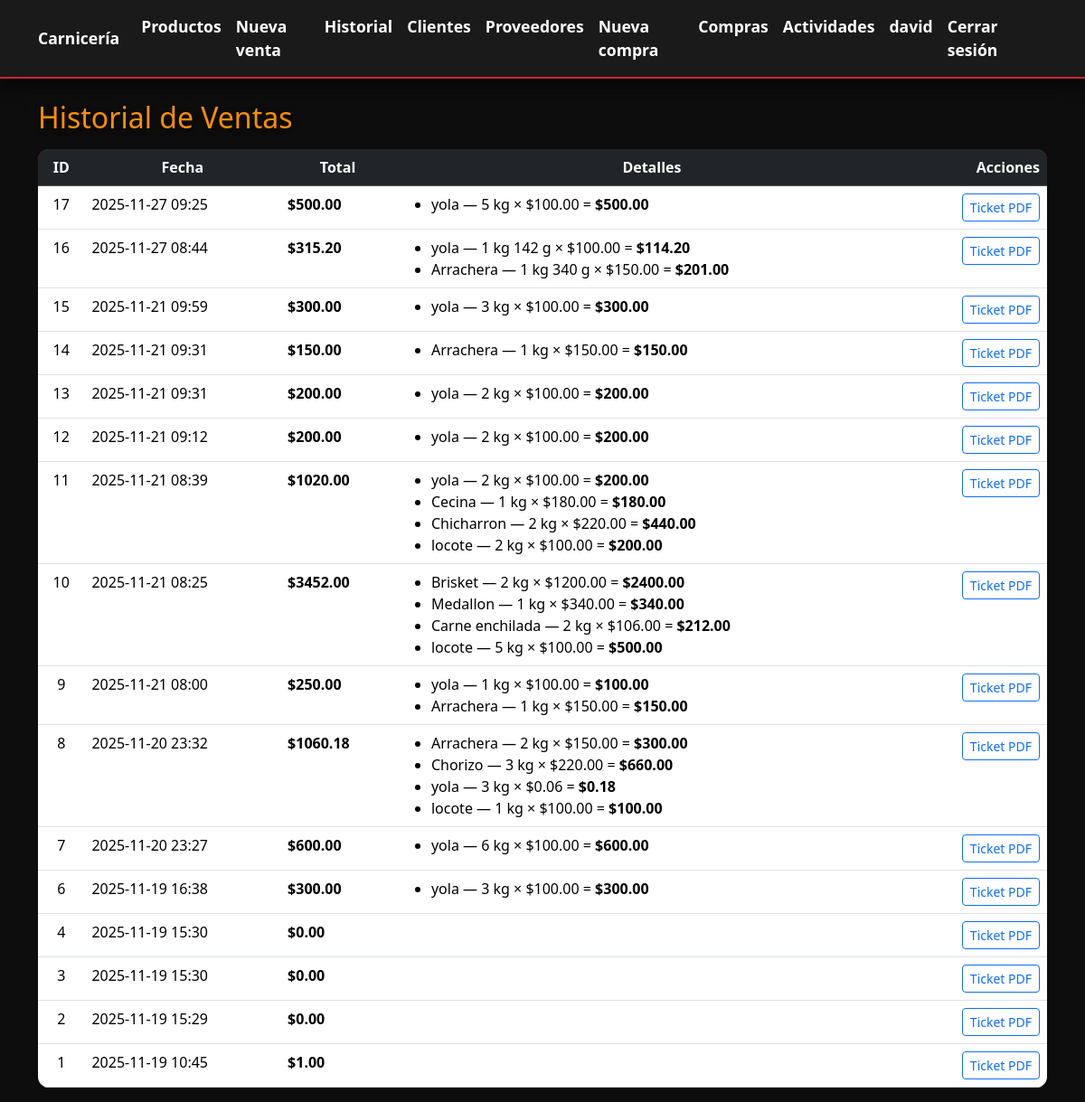
Page /ventas/historial/ (signed in) on the committed database.
### app/models.py (models this page shows, shortened)
class Usuario(AbstractUser):
    ROLES = (
        ('consulta', 'Consulta'),
        ('empleado', 'Empleado'),
        ('administrador', 'Administrador'),
    )
    rol = models.CharField(max_length=20, choices=ROLES, default='consulta')
    groups = models.ManyToManyField(
        'auth.Group',
        related_name='usuario_custom_groups',
        blank=True,
        help_text='Los grupos a los que pertenece este usuario.',
        verbose_name='Grupos'
    )
    user_permissions = models.ManyToManyField(
        'auth.Permission',
        related_name='usuario_custom_permissions',
        blank=True,
        help_text='Permisos específicos para este usuario.',
        verbose_name='Permisos'
    )

class Venta(models.Model):
    fecha = models.DateTimeField(auto_now_add=True)
    cliente = models.ForeignKey(Cliente, on_delete=models.SET_NULL, null=True, blank=True)
    total = models.DecimalField(max_digits=10, decimal_places=2, default=Decimal('0.00'))

class DetalleVenta(models.Model):
    venta = models.ForeignKey(Venta, related_name="detalles", on_delete=models.CASCADE)
    producto = models.ForeignKey(Producto, on_delete=models.CASCADE)
    cantidad = models.DecimalField(max_digits=10, decimal_places=3)  # ⬅ IMPORTANTE
    precio = models.DecimalField(max_digits=10, decimal_places=2)
    subtotal = models.DecimalField(max_digits=10, decimal_places=2)

class Producto(models.Model):
    nombre = models.CharField(max_length=100)
    precio = models.DecimalField(max_digits=8, decimal_places=2, default=Decimal('0.00'))
    stock = models.DecimalField(max_digits=10, decimal_places=3, default=Decimal('0.000'))

### app/views.py (the view)
# urls.py: path('ventas/historial/', views.ventas_historial, name='ventas_historial'),
@login_required
@rol_requerido('consulta','empleado', 'administrador') # MODIFICADO: Empleado puede ver el historial
def ventas_historial(request):
    ventas = Venta.objects.all().order_by("-fecha").prefetch_related('detalles__producto')
    return render(request, "ventas/historial.html", {"ventas": ventas})

### app/templatetags/utils.py (called while the page is built)
@register.filter(name='format_kilos_gramos')
def format_kilos_gramos(value):
    try:
        cantidad = Decimal(value)
    except:
        return value
    if cantidad < 1:
        gramos = round(cantidad * 1000)
        return f"{gramos} g"
    kilos = int(cantidad)
    gramos = round((cantidad - kilos) * 1000)
    if gramos > 0:
        return f"{kilos} kg {gramos} g"
    return f"{kilos} kg"

### app/templates/ventas/historial.html (shortened to what this page needs)
{% extends "base.html" %}
{% load utils %}
{% block content %}
<h2>Historial de Ventas</h2>
<div class="table-responsive mt-3">
  <table class="table table-hover">
    <thead class="table-dark text-center">
      <tr>
        <th>ID</th>
        <th>Fecha</th>
        <th>Total</th>
        <th>Detalles</th>
        <th class="text-end">Acciones</th>
      </tr>
    </thead>
    <tbody>
      {% for venta in ventas %}
      <tr>
        <td class="text-center">{{ venta.id }}</td>
        <td>{{ venta.fecha|date:"Y-m-d H:i" }}</td>
        <td><strong>${{ venta.total }}</strong></td>
        <td>
          <ul class="mb-0">
            {% for detalle in venta.detalles.all %}
            <li>
              {{ detalle.producto.nombre }} —
              {{ detalle.cantidad|floatformat:3|format_kilos_gramos }} × ${{ detalle.precio }} =
              <strong>${{ detalle.subtotal }}</strong>
            </li>
            {% endfor %}
          </ul>
        </td>
        <td class="text-end">
          <a href="{% url 'venta_ticket_pdf' venta.id %}" class="btn btn-sm btn-outline-primary">
            Ticket PDF
          </a>
        </td>
      </tr>
      {% empty %}
      <tr>
        <td colspan="5" class="text-center">No hay ventas registradas.</td>
      </tr>
      {% endfor %}
    </tbody>
  </table>
</div>
{% endblock %}

### app/templates/base.html (shortened to what this page needs)
{% load static %}
<!doctype html>
<html lang="es">
  <head>
<link href="https://cdn.jsdelivr.net/npm/bootstrap@5.3.2/dist/css/bootstrap.min.css" rel="stylesheet">
  </head>
  <body>
    <nav class="navbar navbar-expand-lg">
      <div class="container">
        <a class="navbar-brand" href="{% url 'dashboard' %}">Carnicería</a>
        <div class="collapse navbar-collapse" id="navMain">
          <ul class="navbar-nav me-auto mb-2 mb-lg-0">
            {% if user.is_authenticated %}
                {% if user.rol in 'consulta empleado administrador' %}
                  <li class="nav-item"><a class="nav-link" href="{% url 'productos' %}">Productos</a></li>
                {% endif %}
                {% if user.rol in 'empleado administrador' %}
                  <li class="nav-item"><a class="nav-link" href="{% url 'ventas_nueva' %}">Nueva venta</a></li>
                  <li class="nav-item"><a class="nav-link" href="{% url 'ventas_historial' %}">Historial</a></li>
                  <li class="nav-item"><a class="nav-link" href="{% url 'clientes' %}">Clientes</a></li>
                  <li class="nav-item"><a class="nav-link" href="{% url 'proveedores' %}">Proveedores</a></li>
                  <li class="nav-item"><a class="nav-link" href="{% url 'compras_nueva' %}">Nueva compra</a></li>
                  <li class="nav-item"><a class="nav-link" href="{% url 'compras_historial' %}">Compras</a></li>
                  <li class="nav-item"><a class="nav-link" href="{% url 'registro_actividades' %}">Actividades</a></li>
                {% endif %}
            {% endif %}
          </ul>
          <ul class="navbar-nav ms-auto">
            {% if user.is_authenticated %}
              <li class="nav-item"><span class="nav-link text-light">{{ user.username }}</span></li>
              <li class="nav-item"><a class="nav-link text-warning" href="{% url 'logout' %}">Cerrar sesión</a></li>
            {% else %}
              <li class="nav-item"><a class="nav-link" href="{% url 'login' %}">Iniciar sesión</a></li>
            {% endif %}
          </ul>
        </div>
      </div>
    </nav>
<div class="container mt-4">
  {% block content %}{% endblock %}
</div>
  </body>
</html>

### app/templates/base.html (style rules this page uses)
body { font-family: 'Segoe UI', Tahoma, Geneva, Verdana, sans-serif; background-color: #0d0d0d; color: #f2f2f2; }
.navbar { background-color: #1a1a1a !important; box-shadow: 0 6px 20px rgba(0,0,0,0.8); border-bottom: 2px solid #c62828; }
.navbar .nav-link, .navbar .navbar-brand { color: #ffffff !important; font-weight: 700; font-size: 1.1rem; }
.table { border-radius: 0.75rem; overflow: hidden; background-color: #1e1e1e; color: #ffffff; }
.table thead { background-color: #c62828 !important; color: #ffffff !important; font-weight: bold; }
h2, h3, h4, h5 { color: #ff8f00 !important; text-shadow: 1px 1px 6px rgba(0,0,0,0.8); }
a { text-decoration: none; color: #ffb74d; }

### rows in the picture
Usuario: username "david"
Venta: id "17", fecha "2025-11-27 09:25", total "500.00"
DetalleVenta: producto.nombre "yola", cantidad "5 kg", precio "100.00", subtotal "500.00"
Venta: id "16", fecha "2025-11-27 08:44", total "315.20"
DetalleVenta: producto.nombre "yola", cantidad "1 kg 142 g", precio "100.00", subtotal "114.20"
DetalleVenta: producto.nombre "Arrachera", cantidad "1 kg 340 g", precio "150.00", subtotal "201.00"
Venta: id "15", fecha "2025-11-21 09:59", total "300.00"
DetalleVenta: producto.nombre "yola", cantidad "3 kg", precio "100.00", subtotal "300.00"
Venta: id "14", fecha "2025-11-21 09:31", total "150.00"
DetalleVenta: producto.nombre "Arrachera", cantidad "1 kg", precio "150.00", subtotal "150.00"
Venta: id "13", fecha "2025-11-21 09:31", total "200.00"
DetalleVenta: producto.nombre "yola", cantidad "2 kg", precio "100.00", subtotal "200.00"
Venta: id "12", fecha "2025-11-21 09:12", total "200.00"
DetalleVenta: producto.nombre "yola", cantidad "2 kg", precio "100.00", subtotal "200.00"
Venta: id "11", fecha "2025-11-21 08:39", total "1020.00"
DetalleVenta: producto.nombre "yola", cantidad "2 kg", precio "100.00", subtotal "200.00"
DetalleVenta: producto.nombre "Cecina", cantidad "1 kg", precio "180.00", subtotal "180.00"
DetalleVenta: producto.nombre "Chicharron", cantidad "2 kg", precio "220.00", subtotal "440.00"
DetalleVenta: producto.nombre "locote", cantidad "2 kg", precio "100.00", subtotal "200.00"
Venta: id "10", fecha "2025-11-21 08:25", total "3452.00"
DetalleVenta: producto.nombre "Brisket", cantidad "2 kg", precio "1200.00", subtotal "2400.00"
DetalleVenta: producto.nombre "Medallon", cantidad "1 kg", precio "340.00", subtotal "340.00"
DetalleVenta: producto.nombre "Carne enchilada", cantidad "2 kg", precio "106.00", subtotal "212.00"
DetalleVenta: producto.nombre "locote", cantidad "5 kg", precio "100.00", subtotal "500.00"
Venta: id "9", fecha "2025-11-21 08:00", total "250.00"
DetalleVenta: producto.nombre "yola", cantidad "1 kg", precio "100.00", subtotal "100.00"
DetalleVenta: producto.nombre "Arrachera", cantidad "1 kg", precio "150.00", subtotal "150.00"
Venta: id "8", fecha "2025-11-20 23:32", total "1060.18"
DetalleVenta: producto.nombre "Arrachera", cantidad "2 kg", precio "150.00", subtotal "300.00"
DetalleVenta: producto.nombre "Chorizo", cantidad "3 kg", precio "220.00", subtotal "660.00"
DetalleVenta: producto.nombre "yola", cantidad "3 kg", precio "0.06", subtotal "0.18"
DetalleVenta: producto.nombre "locote", cantidad "1 kg", precio "100.00", subtotal "100.00"
Venta: id "7", fecha "2025-11-20 23:27", total "600.00"
DetalleVenta: producto.nombre "yola", cantidad "6 kg", precio "100.00", subtotal "600.00"
Venta: id "6", fecha "2025-11-19 16:38", total "300.00"
DetalleVenta: producto.nombre "yola", cantidad "3 kg", precio "100.00", subtotal "300.00"
Venta: id "4", fecha "2025-11-19 15:30", total "0.00"
Venta: id "3", fecha "2025-11-19 15:30", total "0.00"
Venta: id "2", fecha "2025-11-19 15:29", total "0.00"
Venta: id "1", fecha "2025-11-19 10:45", total "1.00"
